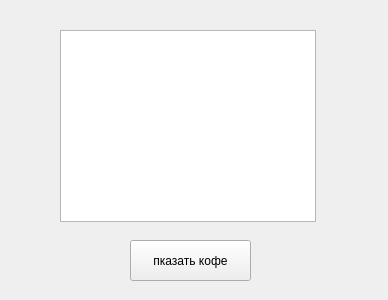
<?xml version="1.0" encoding="UTF-8"?>
<ui version="4.0">
 <class>Form</class>
 <widget class="QWidget" name="Form">
  <property name="geometry">
   <rect>
    <x>0</x>
    <y>0</y>
    <width>388</width>
    <height>300</height>
   </rect>
  </property>
  <property name="windowTitle">
   <string>Form</string>
  </property>
  <widget class="QTextBrowser" name="textBrowser">
   <property name="geometry">
    <rect>
     <x>60</x>
     <y>30</y>
     <width>256</width>
     <height>192</height>
    </rect>
   </property>
  </widget>
  <widget class="QPushButton" name="pushButton">
   <property name="geometry">
    <rect>
     <x>130</x>
     <y>240</y>
     <width>121</width>
     <height>41</height>
    </rect>
   </property>
   <property name="text">
    <string>пказать кофе</string>
   </property>
  </widget>
 </widget>
 <resources/>
 <connections/>
</ui>
